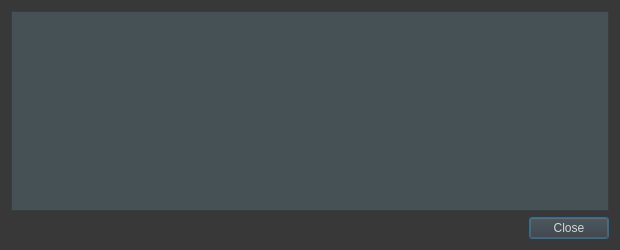
<?xml version="1.0" encoding="UTF-8"?>
<ui version="4.0">
 <class>TransactionDescDialog</class>
 <widget class="QDialog" name="TransactionDescDialog">
  <property name="geometry">
   <rect>
    <x>0</x>
    <y>0</y>
    <width>620</width>
    <height>250</height>
   </rect>
  </property>
  <property name="windowTitle">
   <string>Transaction details</string>
  </property>
  <property name="styleSheet">
   <string notr="true">background-color:rgb(56, 56, 56);
color:rgb(211, 215, 207);</string>
  </property>
  <layout class="QVBoxLayout" name="verticalLayout">
   <item>
    <widget class="QTextEdit" name="detailText">
     <property name="toolTip">
      <string>This pane shows a detailed description of the transaction</string>
     </property>
     <property name="styleSheet">
      <string notr="true">background-color:rgb(70, 81, 86);
color:rgb(211, 215, 207);</string>
     </property>
     <property name="readOnly">
      <bool>true</bool>
     </property>
    </widget>
   </item>
   <item>
    <widget class="QDialogButtonBox" name="buttonBox">
     <property name="orientation">
      <enum>Qt::Horizontal</enum>
     </property>
     <property name="standardButtons">
      <set>QDialogButtonBox::Close</set>
     </property>
    </widget>
   </item>
  </layout>
 </widget>
 <resources/>
 <connections>
  <connection>
   <sender>buttonBox</sender>
   <signal>accepted()</signal>
   <receiver>TransactionDescDialog</receiver>
   <slot>accept()</slot>
   <hints>
    <hint type="sourcelabel">
     <x>20</x>
     <y>20</y>
    </hint>
    <hint type="destinationlabel">
     <x>20</x>
     <y>20</y>
    </hint>
   </hints>
  </connection>
  <connection>
   <sender>buttonBox</sender>
   <signal>rejected()</signal>
   <receiver>TransactionDescDialog</receiver>
   <slot>reject()</slot>
   <hints>
    <hint type="sourcelabel">
     <x>20</x>
     <y>20</y>
    </hint>
    <hint type="destinationlabel">
     <x>20</x>
     <y>20</y>
    </hint>
   </hints>
  </connection>
 </connections>
</ui>
